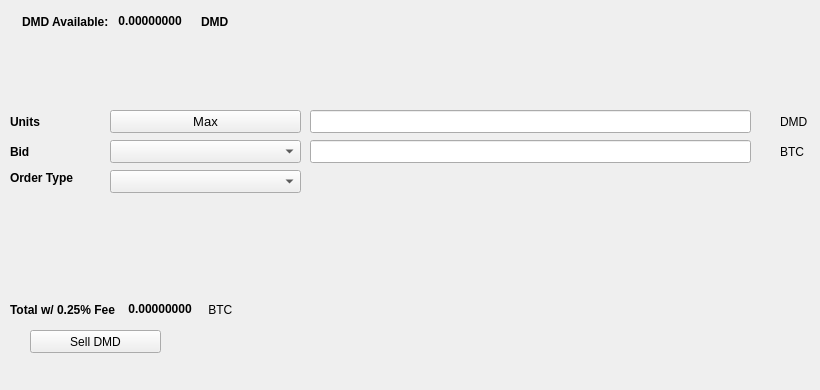
   <widget class="QWidget" name="SellTab">
    <attribute name="title">
     <string>Sell</string>
    </attribute>
    <widget class="QLabel" name="label_16">
     <property name="geometry">
      <rect>
       <x>780</x>
       <y>140</y>
       <width>31</width>
       <height>23</height>
      </rect>
     </property>
     <property name="text">
      <string>BTC</string>
     </property>
    </widget>
    <widget class="QComboBox" name="SellBidcomboBox">
     <property name="geometry">
      <rect>
       <x>110</x>
       <y>140</y>
       <width>191</width>
       <height>23</height>
      </rect>
     </property>
     <property name="font">
      <font>
       <pointsize>10</pointsize>
      </font>
     </property>
    </widget>
    <widget class="QLabel" name="label_18">
     <property name="geometry">
      <rect>
       <x>10</x>
       <y>110</y>
       <width>46</width>
       <height>23</height>
      </rect>
     </property>
     <property name="font">
      <font>
       <weight>75</weight>
       <bold>true</bold>
      </font>
     </property>
     <property name="text">
      <string>Units</string>
     </property>
    </widget>
    <widget class="QPushButton" name="Sell_Max_Amount">
     <property name="geometry">
      <rect>
       <x>110</x>
       <y>110</y>
       <width>191</width>
       <height>23</height>
      </rect>
     </property>
     <property name="font">
      <font>
       <pointsize>10</pointsize>
      </font>
     </property>
     <property name="text">
      <string>Max</string>
     </property>
    </widget>
    <widget class="QLabel" name="label_20">
     <property name="geometry">
      <rect>
       <x>10</x>
       <y>170</y>
       <width>91</width>
       <height>16</height>
      </rect>
     </property>
     <property name="font">
      <font>
       <weight>75</weight>
       <bold>true</bold>
      </font>
     </property>
     <property name="text">
      <string>Order Type</string>
     </property>
    </widget>
    <widget class="QComboBox" name="SellOrdertypeCombo">
     <property name="geometry">
      <rect>
       <x>110</x>
       <y>170</y>
       <width>191</width>
       <height>23</height>
      </rect>
     </property>
     <property name="font">
      <font>
       <pointsize>10</pointsize>
      </font>
     </property>
    </widget>
    <widget class="QLabel" name="label_21">
     <property name="geometry">
      <rect>
       <x>10</x>
       <y>140</y>
       <width>46</width>
       <height>23</height>
      </rect>
     </property>
     <property name="font">
      <font>
       <weight>75</weight>
       <bold>true</bold>
      </font>
     </property>
     <property name="text">
      <string>Bid</string>
     </property>
    </widget>
    <widget class="QLabel" name="label_22">
     <property name="geometry">
      <rect>
       <x>780</x>
       <y>110</y>
       <width>31</width>
       <height>23</height>
      </rect>
     </property>
     <property name="text">
      <string>DMD</string>
     </property>
    </widget>
    <widget class="QLineEdit" name="UnitsInputDMD">
     <property name="geometry">
      <rect>
       <x>310</x>
       <y>110</y>
       <width>441</width>
       <height>23</height>
      </rect>
     </property>
     <property name="font">
      <font>
       <pointsize>9</pointsize>
       <weight>75</weight>
       <bold>true</bold>
      </font>
     </property>
    </widget>
    <widget class="QLineEdit" name="SellBidPriceEdit">
     <property name="geometry">
      <rect>
       <x>310</x>
       <y>140</y>
       <width>441</width>
       <height>23</height>
      </rect>
     </property>
     <property name="font">
      <font>
       <pointsize>9</pointsize>
       <weight>75</weight>
       <bold>true</bold>
      </font>
     </property>
    </widget>
    <widget class="QPushButton" name="SellDMDBTN">
     <property name="geometry">
      <rect>
       <x>30</x>
       <y>330</y>
       <width>131</width>
       <height>23</height>
      </rect>
     </property>
     <property name="text">
      <string>Sell DMD</string>
     </property>
     <property name="icon">
      <iconset resource="../diamond">
       <normaloff>:/icons/bitcoin</normaloff>:/icons/bitcoin</iconset>
     </property>
    </widget>
    <widget class="QWidget" name="layoutWidget3">
     <property name="geometry">
      <rect>
       <x>22</x>
       <y>12</y>
       <width>258</width>
       <height>19</height>
      </rect>
     </property>
     <layout class="QHBoxLayout" name="horizontalLayout">
      <item>
       <widget class="QLabel" name="label232_2">
        <property name="font">
         <font>
          <weight>75</weight>
          <bold>true</bold>
         </font>
        </property>
        <property name="text">
         <string>DMD Available:</string>
        </property>
       </widget>
      </item>
      <item>
       <widget class="QLabel" name="DMDAvailableLabel">
        <property name="palette">
         <palette>
          <active>
           <colorrole role="WindowText">
            <brush brushstyle="SolidPattern">
             <color alpha="255">
              <red>0</red>
              <green>0</green>
              <blue>0</blue>
             </color>
            </brush>
           </colorrole>
           <colorrole role="Button">
            <brush brushstyle="SolidPattern">
             <color alpha="255">
              <red>0</red>
              <green>170</green>
              <blue>0</blue>
             </color>
            </brush>
           </colorrole>
           <colorrole role="Light">
            <brush brushstyle="SolidPattern">
             <color alpha="255">
              <red>0</red>
              <green>255</green>
              <blue>0</blue>
             </color>
            </brush>
           </colorrole>
           <colorrole role="Midlight">
            <brush brushstyle="SolidPattern">
             <color alpha="255">
              <red>0</red>
              <green>212</green>
              <blue>0</blue>
             </color>
            </brush>
           </colorrole>
           <colorrole role="Dark">
            <brush brushstyle="SolidPattern">
             <color alpha="255">
              <red>0</red>
              <green>85</green>
              <blue>0</blue>
             </color>
            </brush>
           </colorrole>
           <colorrole role="Mid">
            <brush brushstyle="SolidPattern">
             <color alpha="255">
              <red>0</red>
              <green>113</green>
              <blue>0</blue>
             </color>
            </brush>
           </colorrole>
           <colorrole role="Text">
            <brush brushstyle="SolidPattern">
             <color alpha="255">
              <red>0</red>
              <green>170</green>
              <blue>0</blue>
             </color>
            </brush>
           </colorrole>
           <colorrole role="BrightText">
            <brush brushstyle="SolidPattern">
             <color alpha="255">
              <red>255</red>
              <green>255</green>
              <blue>255</blue>
             </color>
            </brush>
           </colorrole>
           <colorrole role="ButtonText">
            <brush brushstyle="SolidPattern">
             <color alpha="255">
              <red>0</red>
              <green>0</green>
              <blue>0</blue>
             </color>
            </brush>
           </colorrole>
           <colorrole role="Base">
            <brush brushstyle="SolidPattern">
             <color alpha="255">
              <red>255</red>
              <green>255</green>
              <blue>255</blue>
             </color>
            </brush>
           </colorrole>
           <colorrole role="Window">
            <brush brushstyle="SolidPattern">
             <color alpha="255">
              <red>0</red>
              <green>170</green>
              <blue>0</blue>
             </color>
            </brush>
           </colorrole>
           <colorrole role="Shadow">
            <brush brushstyle="SolidPattern">
             <color alpha="255">
              <red>0</red>
              <green>0</green>
              <blue>0</blue>
             </color>
            </brush>
           </colorrole>
           <colorrole role="AlternateBase">
            <brush brushstyle="SolidPattern">
             <color alpha="255">
              <red>127</red>
              <green>212</green>
              <blue>127</blue>
             </color>
            </brush>
           </colorrole>
           <colorrole role="ToolTipBase">
            <brush brushstyle="SolidPattern">
             <color alpha="255">
              <red>255</red>
              <green>255</green>
              <blue>220</blue>
             </color>
            </brush>
           </colorrole>
           <colorrole role="ToolTipText">
            <brush brushstyle="SolidPattern">
             <color alpha="255">
              <red>0</red>
              <green>0</green>
              <blue>0</blue>
             </color>
            </brush>
           </colorrole>
          </active>
          <inactive>
           <colorrole role="WindowText">
            <brush brushstyle="SolidPattern">
             <color alpha="255">
              <red>0</red>
              <green>0</green>
              <blue>0</blue>
             </color>
            </brush>
           </colorrole>
           <colorrole role="Button">
            <brush brushstyle="SolidPattern">
             <color alpha="255">
              <red>0</red>
              <green>170</green>
              <blue>0</blue>
             </color>
            </brush>
           </colorrole>
           <colorrole role="Light">
            <brush brushstyle="SolidPattern">
             <color alpha="255">
              <red>0</red>
              <green>255</green>
              <blue>0</blue>
             </color>
            </brush>
           </colorrole>
           <colorrole role="Midlight">
            <brush brushstyle="SolidPattern">
             <color alpha="255">
              <red>0</red>
              <green>212</green>
              <blue>0</blue>
             </color>
            </brush>
           </colorrole>
           <colorrole role="Dark">
            <brush brushstyle="SolidPattern">
             <color alpha="255">
              <red>0</red>
              <green>85</green>
              <blue>0</blue>
             </color>
            </brush>
           </colorrole>
           <colorrole role="Mid">
            <brush brushstyle="SolidPattern">
             <color alpha="255">
              <red>0</red>
              <green>113</green>
              <blue>0</blue>
             </color>
            </brush>
           </colorrole>
           <colorrole role="Text">
            <brush brushstyle="SolidPattern">
             <color alpha="255">
              <red>0</red>
              <green>170</green>
              <blue>0</blue>
             </color>
            </brush>
           </colorrole>
           <colorrole role="BrightText">
            <brush brushstyle="SolidPattern">
             <color alpha="255">
              <red>255</red>
              <green>255</green>
              <blue>255</blue>
             </color>
            </brush>
           </colorrole>
           <colorrole role="ButtonText">
            <brush brushstyle="SolidPattern">
             <color alpha="255">
              <red>0</red>
              <green>0</green>
              <blue>0</blue>
             </color>
            </brush>
           </colorrole>
           <colorrole role="Base">
            <brush brushstyle="SolidPattern">
             <color alpha="255">
              <red>255</red>
              <green>255</green>
              <blue>255</blue>
             </color>
            </brush>
           </colorrole>
           <colorrole role="Window">
            <brush brushstyle="SolidPattern">
             <color alpha="255">
              <red>0</red>
              <green>170</green>
              <blue>0</blue>
             </color>
            </brush>
           </colorrole>
           <colorrole role="Shadow">
            <brush brushstyle="SolidPattern">
             <color alpha="255">
              <red>0</red>
              <green>0</green>
              <blue>0</blue>
             </color>
            </brush>
           </colorrole>
           <colorrole role="AlternateBase">
            <brush brushstyle="SolidPattern">
             <color alpha="255">
              <red>127</red>
              <green>212</green>
              <blue>127</blue>
             </color>
            </brush>
           </colorrole>
           <colorrole role="ToolTipBase">
            <brush brushstyle="SolidPattern">
             <color alpha="255">
              <red>255</red>
              <green>255</green>
              <blue>220</blue>
             </color>
            </brush>
           </colorrole>
           <colorrole role="ToolTipText">
            <brush brushstyle="SolidPattern">
             <color alpha="255">
              <red>0</red>
              <green>0</green>
              <blue>0</blue>
             </color>
            </brush>
           </colorrole>
          </inactive>
          <disabled>
           <colorrole role="WindowText">
            <brush brushstyle="SolidPattern">
             <color alpha="255">
              <red>0</red>
              <green>85</green>
              <blue>0</blue>
             </color>
            </brush>
           </colorrole>
           <colorrole role="Button">
            <brush brushstyle="SolidPattern">
             <color alpha="255">
              <red>0</red>
              <green>170</green>
              <blue>0</blue>
             </color>
            </brush>
           </colorrole>
           <colorrole role="Light">
            <brush brushstyle="SolidPattern">
             <color alpha="255">
              <red>0</red>
              <green>255</green>
              <blue>0</blue>
             </color>
            </brush>
           </colorrole>
           <colorrole role="Midlight">
            <brush brushstyle="SolidPattern">
             <color alpha="255">
              <red>0</red>
              <green>212</green>
              <blue>0</blue>
             </color>
            </brush>
           </colorrole>
           <colorrole role="Dark">
            <brush brushstyle="SolidPattern">
             <color alpha="255">
              <red>0</red>
              <green>85</green>
              <blue>0</blue>
             </color>
            </brush>
           </colorrole>
           <colorrole role="Mid">
            <brush brushstyle="SolidPattern">
             <color alpha="255">
              <red>0</red>
              <green>113</green>
              <blue>0</blue>
             </color>
            </brush>
           </colorrole>
           <colorrole role="Text">
            <brush brushstyle="SolidPattern">
             <color alpha="255">
              <red>0</red>
              <green>85</green>
              <blue>0</blue>
             </color>
            </brush>
           </colorrole>
           <colorrole role="BrightText">
            <brush brushstyle="SolidPattern">
             <color alpha="255">
              <red>255</red>
              <green>255</green>
              <blue>255</blue>
             </color>
            </brush>
           </colorrole>
           <colorrole role="ButtonText">
            <brush brushstyle="SolidPattern">
             <color alpha="255">
              <red>0</red>
              <green>85</green>
              <blue>0</blue>
             </color>
            </brush>
           </colorrole>
           <colorrole role="Base">
            <brush brushstyle="SolidPattern">
             <color alpha="255">
              <red>0</red>
              <green>170</green>
              <blue>0</blue>
             </color>
            </brush>
           </colorrole>
           <colorrole role="Window">
            <brush brushstyle="SolidPattern">
             <color alpha="255">
              <red>0</red>
              <green>170</green>
              <blue>0</blue>
             </color>
            </brush>
           </colorrole>
           <colorrole role="Shadow">
            <brush brushstyle="SolidPattern">
             <color alpha="255">
              <red>0</red>
              <green>0</green>
              <blue>0</blue>
             </color>
            </brush>
           </colorrole>
           <colorrole role="AlternateBase">
            <brush brushstyle="SolidPattern">
             <color alpha="255">
              <red>0</red>
              <green>170</green>
              <blue>0</blue>
             </color>
            </brush>
           </colorrole>
           <colorrole role="ToolTipBase">
            <brush brushstyle="SolidPattern">
             <color alpha="255">
              <red>255</red>
              <green>255</green>
              <blue>220</blue>
             </color>
            </brush>
           </colorrole>
           <colorrole role="ToolTipText">
            <brush brushstyle="SolidPattern">
             <color alpha="255">
              <red>0</red>
              <green>0</green>
              <blue>0</blue>
             </color>
            </brush>
           </colorrole>
          </disabled>
         </palette>
        </property>
        <property name="font">
         <font>
          <weight>75</weight>
          <bold>true</bold>
         </font>
        </property>
        <property name="text">
         <string> 0.00000000 </string>
        </property>
        <property name="textInteractionFlags">
         <set>Qt::LinksAccessibleByMouse|Qt::TextSelectableByKeyboard|Qt::TextSelectableByMouse</set>
        </property>
       </widget>
      </item>
      <item>
       <widget class="QLabel" name="labelDMD">
        <property name="font">
         <font>
          <weight>75</weight>
          <bold>true</bold>
         </font>
        </property>
        <property name="text">
         <string>DMD</string>
        </property>
       </widget>
      </item>
     </layout>
    </widget>
    <widget class="QWidget" name="layoutWidget">
     <property name="geometry">
      <rect>
       <x>10</x>
       <y>300</y>
       <width>268</width>
       <height>19</height>
      </rect>
     </property>
     <layout class="QHBoxLayout" name="horizontalLayout_2">
      <item>
       <widget class="QLabel" name="label_19">
        <property name="font">
         <font>
          <weight>75</weight>
          <bold>true</bold>
         </font>
        </property>
        <property name="text">
         <string>Total w/ 0.25% Fee </string>
        </property>
       </widget>
      </item>
      <item>
       <widget class="QLabel" name="SellCostLabel">
        <property name="palette">
         <palette>
          <active>
           <colorrole role="WindowText">
            <brush brushstyle="SolidPattern">
             <color alpha="255">
              <red>0</red>
              <green>0</green>
              <blue>0</blue>
             </color>
            </brush>
           </colorrole>
           <colorrole role="Button">
            <brush brushstyle="SolidPattern">
             <color alpha="255">
              <red>0</red>
              <green>170</green>
              <blue>0</blue>
             </color>
            </brush>
           </colorrole>
           <colorrole role="Light">
            <brush brushstyle="SolidPattern">
             <color alpha="255">
              <red>0</red>
              <green>255</green>
              <blue>0</blue>
             </color>
            </brush>
           </colorrole>
           <colorrole role="Midlight">
            <brush brushstyle="SolidPattern">
             <color alpha="255">
              <red>0</red>
              <green>212</green>
              <blue>0</blue>
             </color>
            </brush>
           </colorrole>
           <colorrole role="Dark">
            <brush brushstyle="SolidPattern">
             <color alpha="255">
              <red>0</red>
              <green>85</green>
              <blue>0</blue>
             </color>
            </brush>
           </colorrole>
           <colorrole role="Mid">
            <brush brushstyle="SolidPattern">
             <color alpha="255">
              <red>0</red>
              <green>113</green>
              <blue>0</blue>
             </color>
            </brush>
           </colorrole>
           <colorrole role="Text">
            <brush brushstyle="SolidPattern">
             <color alpha="255">
              <red>0</red>
              <green>170</green>
              <blue>0</blue>
             </color>
            </brush>
           </colorrole>
           <colorrole role="BrightText">
            <brush brushstyle="SolidPattern">
             <color alpha="255">
              <red>255</red>
              <green>255</green>
              <blue>255</blue>
             </color>
            </brush>
           </colorrole>
           <colorrole role="ButtonText">
            <brush brushstyle="SolidPattern">
             <color alpha="255">
              <red>0</red>
              <green>0</green>
              <blue>0</blue>
             </color>
            </brush>
           </colorrole>
           <colorrole role="Base">
            <brush brushstyle="SolidPattern">
             <color alpha="255">
              <red>255</red>
              <green>255</green>
              <blue>255</blue>
             </color>
            </brush>
           </colorrole>
           <colorrole role="Window">
            <brush brushstyle="SolidPattern">
             <color alpha="255">
              <red>0</red>
              <green>170</green>
              <blue>0</blue>
             </color>
            </brush>
           </colorrole>
           <colorrole role="Shadow">
            <brush brushstyle="SolidPattern">
             <color alpha="255">
              <red>0</red>
              <green>0</green>
              <blue>0</blue>
             </color>
            </brush>
           </colorrole>
           <colorrole role="AlternateBase">
            <brush brushstyle="SolidPattern">
             <color alpha="255">
              <red>127</red>
              <green>212</green>
              <blue>127</blue>
             </color>
            </brush>
           </colorrole>
           <colorrole role="ToolTipBase">
            <brush brushstyle="SolidPattern">
             <color alpha="255">
              <red>255</red>
              <green>255</green>
              <blue>220</blue>
             </color>
            </brush>
           </colorrole>
           <colorrole role="ToolTipText">
            <brush brushstyle="SolidPattern">
             <color alpha="255">
              <red>0</red>
              <green>0</green>
              <blue>0</blue>
             </color>
            </brush>
           </colorrole>
          </active>
          <inactive>
           <colorrole role="WindowText">
            <brush brushstyle="SolidPattern">
             <color alpha="255">
              <red>0</red>
              <green>0</green>
              <blue>0</blue>
             </color>
            </brush>
           </colorrole>
           <colorrole role="Button">
            <brush brushstyle="SolidPattern">
             <color alpha="255">
              <red>0</red>
              <green>170</green>
              <blue>0</blue>
             </color>
            </brush>
           </colorrole>
           <colorrole role="Light">
            <brush brushstyle="SolidPattern">
             <color alpha="255">
              <red>0</red>
              <green>255</green>
              <blue>0</blue>
             </color>
            </brush>
           </colorrole>
           <colorrole role="Midlight">
            <brush brushstyle="SolidPattern">
             <color alpha="255">
              <red>0</red>
              <green>212</green>
              <blue>0</blue>
             </color>
            </brush>
           </colorrole>
           <colorrole role="Dark">
            <brush brushstyle="SolidPattern">
             <color alpha="255">
              <red>0</red>
              <green>85</green>
              <blue>0</blue>
             </color>
            </brush>
           </colorrole>
           <colorrole role="Mid">
            <brush brushstyle="SolidPattern">
             <color alpha="255">
              <red>0</red>
              <green>113</green>
              <blue>0</blue>
             </color>
            </brush>
           </colorrole>
           <colorrole role="Text">
            <brush brushstyle="SolidPattern">
             <color alpha="255">
              <red>0</red>
              <green>170</green>
              <blue>0</blue>
             </color>
            </brush>
           </colorrole>
           <colorrole role="BrightText">
            <brush brushstyle="SolidPattern">
             <color alpha="255">
              <red>255</red>
              <green>255</green>
              <blue>255</blue>
             </color>
            </brush>
           </colorrole>
           <colorrole role="ButtonText">
            <brush brushstyle="SolidPattern">
             <color alpha="255">
              <red>0</red>
              <green>0</green>
              <blue>0</blue>
             </color>
            </brush>
           </colorrole>
           <colorrole role="Base">
            <brush brushstyle="SolidPattern">
             <color alpha="255">
              <red>255</red>
              <green>255</green>
              <blue>255</blue>
             </color>
            </brush>
           </colorrole>
           <colorrole role="Window">
            <brush brushstyle="SolidPattern">
             <color alpha="255">
              <red>0</red>
              <green>170</green>
              <blue>0</blue>
             </color>
            </brush>
           </colorrole>
           <colorrole role="Shadow">
            <brush brushstyle="SolidPattern">
             <color alpha="255">
              <red>0</red>
              <green>0</green>
              <blue>0</blue>
             </color>
            </brush>
           </colorrole>
           <colorrole role="AlternateBase">
            <brush brushstyle="SolidPattern">
             <color alpha="255">
              <red>127</red>
              <green>212</green>
              <blue>127</blue>
             </color>
            </brush>
           </colorrole>
           <colorrole role="ToolTipBase">
            <brush brushstyle="SolidPattern">
             <color alpha="255">
              <red>255</red>
              <green>255</green>
              <blue>220</blue>
             </color>
            </brush>
           </colorrole>
           <colorrole role="ToolTipText">
            <brush brushstyle="SolidPattern">
             <color alpha="255">
              <red>0</red>
              <green>0</green>
              <blue>0</blue>
             </color>
            </brush>
           </colorrole>
          </inactive>
          <disabled>
           <colorrole role="WindowText">
            <brush brushstyle="SolidPattern">
             <color alpha="255">
              <red>0</red>
              <green>85</green>
              <blue>0</blue>
             </color>
            </brush>
           </colorrole>
           <colorrole role="Button">
            <brush brushstyle="SolidPattern">
             <color alpha="255">
              <red>0</red>
              <green>170</green>
              <blue>0</blue>
             </color>
            </brush>
           </colorrole>
           <colorrole role="Light">
            <brush brushstyle="SolidPattern">
             <color alpha="255">
              <red>0</red>
              <green>255</green>
              <blue>0</blue>
             </color>
            </brush>
           </colorrole>
           <colorrole role="Midlight">
            <brush brushstyle="SolidPattern">
             <color alpha="255">
              <red>0</red>
              <green>212</green>
              <blue>0</blue>
             </color>
            </brush>
           </colorrole>
           <colorrole role="Dark">
            <brush brushstyle="SolidPattern">
             <color alpha="255">
              <red>0</red>
              <green>85</green>
              <blue>0</blue>
             </color>
            </brush>
           </colorrole>
           <colorrole role="Mid">
            <brush brushstyle="SolidPattern">
             <color alpha="255">
              <red>0</red>
              <green>113</green>
              <blue>0</blue>
             </color>
            </brush>
           </colorrole>
           <colorrole role="Text">
            <brush brushstyle="SolidPattern">
             <color alpha="255">
              <red>0</red>
              <green>85</green>
              <blue>0</blue>
             </color>
            </brush>
           </colorrole>
           <colorrole role="BrightText">
            <brush brushstyle="SolidPattern">
             <color alpha="255">
              <red>255</red>
              <green>255</green>
              <blue>255</blue>
             </color>
            </brush>
           </colorrole>
           <colorrole role="ButtonText">
            <brush brushstyle="SolidPattern">
             <color alpha="255">
              <red>0</red>
              <green>85</green>
              <blue>0</blue>
             </color>
            </brush>
           </colorrole>
           <colorrole role="Base">
            <brush brushstyle="SolidPattern">
             <color alpha="255">
              <red>0</red>
              <green>170</green>
              <blue>0</blue>
             </color>
            </brush>
           </colorrole>
           <colorrole role="Window">
            <brush brushstyle="SolidPattern">
             <color alpha="255">
              <red>0</red>
              <green>170</green>
              <blue>0</blue>
             </color>
            </brush>
           </colorrole>
           <colorrole role="Shadow">
            <brush brushstyle="SolidPattern">
             <color alpha="255">
              <red>0</red>
              <green>0</green>
              <blue>0</blue>
             </color>
            </brush>
           </colorrole>
           <colorrole role="AlternateBase">
            <brush brushstyle="SolidPattern">
             <color alpha="255">
              <red>0</red>
              <green>170</green>
              <blue>0</blue>
             </color>
            </brush>
           </colorrole>
           <colorrole role="ToolTipBase">
            <brush brushstyle="SolidPattern">
             <color alpha="255">
              <red>255</red>
              <green>255</green>
              <blue>220</blue>
             </color>
            </brush>
           </colorrole>
           <colorrole role="ToolTipText">
            <brush brushstyle="SolidPattern">
             <color alpha="255">
              <red>0</red>
              <green>0</green>
              <blue>0</blue>
             </color>
            </brush>
           </colorrole>
          </disabled>
         </palette>
        </property>
        <property name="font">
         <font>
          <weight>75</weight>
          <bold>true</bold>
         </font>
        </property>
        <property name="autoFillBackground">
         <bool>false</bool>
        </property>
        <property name="text">
         <string> 0.00000000</string>
        </property>
        <property name="textInteractionFlags">
         <set>Qt::LinksAccessibleByMouse|Qt::TextSelectableByMouse</set>
        </property>
       </widget>
      </item>
      <item>
       <widget class="QLabel" name="label_17">
        <property name="font">
         <font>
          <weight>50</weight>
          <bold>false</bold>
         </font>
        </property>
        <property name="text">
         <string> BTC</string>
        </property>
       </widget>
      </item>
     </layout>
    </widget>
    <widget class="QLabel" name="label_23">
     <property name="geometry">
      <rect>
       <x>460</x>
       <y>300</y>
       <width>281</width>
       <height>81</height>
      </rect>
     </property>
     <property name="text">
      <string/>
     </property>
     <property name="pixmap">
      <pixmap>:/images/bittrex</pixmap>
     </property>
    </widget>
   </widget>
